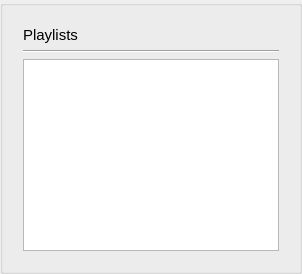
      <widget class="QGroupBox" name="playlistGroupBox">
       <property name="sizePolicy">
        <sizepolicy hsizetype="Expanding" vsizetype="Preferred">
         <horstretch>0</horstretch>
         <verstretch>0</verstretch>
        </sizepolicy>
       </property>
       <property name="minimumSize">
        <size>
         <width>120</width>
         <height>0</height>
        </size>
       </property>
       <layout class="QVBoxLayout" name="verticalLayout_3">
        <item>
         <widget class="QWidget" name="playlistWidget" native="true">
          <property name="sizePolicy">
           <sizepolicy hsizetype="Expanding" vsizetype="Expanding">
            <horstretch>0</horstretch>
            <verstretch>0</verstretch>
           </sizepolicy>
          </property>
          <layout class="QVBoxLayout" name="verticalLayout_10">
           <item>
            <widget class="QLabel" name="playlistLabel">
             <property name="sizePolicy">
              <sizepolicy hsizetype="Expanding" vsizetype="Preferred">
               <horstretch>0</horstretch>
               <verstretch>0</verstretch>
              </sizepolicy>
             </property>
             <property name="font">
              <font>
               <pointsize>11</pointsize>
               <bold>false</bold>
              </font>
             </property>
             <property name="text">
              <string>Playlists</string>
             </property>
            </widget>
           </item>
           <item>
            <widget class="Line" name="playlistLine">
             <property name="sizePolicy">
              <sizepolicy hsizetype="Expanding" vsizetype="Fixed">
               <horstretch>0</horstretch>
               <verstretch>0</verstretch>
              </sizepolicy>
             </property>
             <property name="orientation">
              <enum>Qt::Orientation::Horizontal</enum>
             </property>
            </widget>
           </item>
           <item>
            <widget class="QListWidget" name="playlistCardBox"/>
           </item>
          </layout>
         </widget>
        </item>
       </layout>
      </widget>
